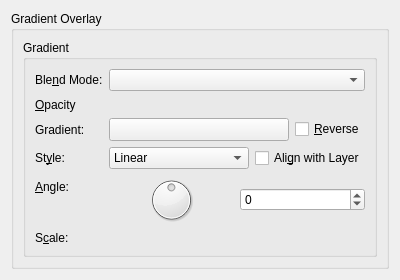
<?xml version="1.0" encoding="UTF-8"?>
<ui version="4.0">
 <class>WdgGradientOverlay</class>
 <widget class="QWidget" name="WdgGradientOverlay">
  <property name="geometry">
   <rect>
    <x>0</x>
    <y>0</y>
    <width>400</width>
    <height>265</height>
   </rect>
  </property>
  <property name="windowTitle">
   <string>Form</string>
  </property>
  <layout class="QGridLayout" name="gridLayout">
   <item row="0" column="0">
    <widget class="QGroupBox" name="groupBox">
     <property name="title">
      <string>Gradient Overlay</string>
     </property>
     <layout class="QVBoxLayout" name="verticalLayout">
      <item>
       <widget class="QGroupBox" name="groupBox_2">
        <property name="title">
         <string>Gradient</string>
        </property>
        <layout class="QFormLayout" name="formLayout">
         <item row="0" column="0">
          <widget class="QLabel" name="label_13">
           <property name="text">
            <string>Ble&amp;nd Mode:</string>
           </property>
           <property name="buddy">
            <cstring>cmbCompositeOp</cstring>
           </property>
          </widget>
         </item>
         <item row="0" column="1">
          <widget class="KisCompositeOpComboBox" name="cmbCompositeOp">
           <property name="sizePolicy">
            <sizepolicy hsizetype="Expanding" vsizetype="Fixed">
             <horstretch>0</horstretch>
             <verstretch>0</verstretch>
            </sizepolicy>
           </property>
           <property name="toolTip">
            <string>Set the blend mode for the layer</string>
           </property>
          </widget>
         </item>
         <item row="1" column="0">
          <widget class="QLabel" name="label_14">
           <property name="text">
            <string>&amp;Opacity</string>
           </property>
           <property name="buddy">
            <cstring>intOpacity</cstring>
           </property>
          </widget>
         </item>
         <item row="1" column="1">
          <widget class="KisSliderSpinBox" name="intOpacity">
           <property name="sizePolicy">
            <sizepolicy hsizetype="Expanding" vsizetype="Minimum">
             <horstretch>0</horstretch>
             <verstretch>0</verstretch>
            </sizepolicy>
           </property>
           <property name="minimumSize">
            <size>
             <width>10</width>
             <height>15</height>
            </size>
           </property>
           <property name="toolTip">
            <string>Set the master opacity for the layer</string>
           </property>
           <property name="whatsThis">
            <string>Adjust the transparency of the layer</string>
           </property>
          </widget>
         </item>
         <item row="2" column="0">
          <widget class="QLabel" name="label_7">
           <property name="text">
            <string>Gradient:</string>
           </property>
           <property name="buddy">
            <cstring>cmbGradient</cstring>
           </property>
          </widget>
         </item>
         <item row="2" column="1">
          <layout class="QHBoxLayout" name="horizontalLayout_3">
           <item>
            <widget class="KisCmbGradient" name="cmbGradient">
             <property name="sizePolicy">
              <sizepolicy hsizetype="Expanding" vsizetype="Fixed">
               <horstretch>11</horstretch>
               <verstretch>0</verstretch>
              </sizepolicy>
             </property>
            </widget>
           </item>
           <item>
            <widget class="QCheckBox" name="chkReverse">
             <property name="text">
              <string>&amp;Reverse</string>
             </property>
            </widget>
           </item>
          </layout>
         </item>
         <item row="3" column="0">
          <widget class="QLabel" name="label_6">
           <property name="text">
            <string>St&amp;yle:</string>
           </property>
           <property name="buddy">
            <cstring>cmbStyle</cstring>
           </property>
          </widget>
         </item>
         <item row="3" column="1">
          <layout class="QHBoxLayout" name="horizontalLayout_4">
           <item>
            <widget class="QComboBox" name="cmbStyle">
             <property name="sizePolicy">
              <sizepolicy hsizetype="Expanding" vsizetype="Fixed">
               <horstretch>0</horstretch>
               <verstretch>0</verstretch>
              </sizepolicy>
             </property>
             <item>
              <property name="text">
               <string>Linear</string>
              </property>
             </item>
             <item>
              <property name="text">
               <string>Radial</string>
              </property>
             </item>
             <item>
              <property name="text">
               <string comment="@item:inlistbox Gradient style">Angle</string>
              </property>
             </item>
             <item>
              <property name="text">
               <string>Reflected</string>
              </property>
             </item>
             <item>
              <property name="text">
               <string>Diamond</string>
              </property>
             </item>
            </widget>
           </item>
           <item>
            <widget class="QCheckBox" name="chkAlignWithLayer">
             <property name="text">
              <string>Ali&amp;gn with Layer</string>
             </property>
            </widget>
           </item>
          </layout>
         </item>
         <item row="4" column="0">
          <widget class="QLabel" name="label_9">
           <property name="text">
            <string>&amp;Angle:</string>
           </property>
           <property name="buddy">
            <cstring>dialAngle</cstring>
           </property>
          </widget>
         </item>
         <item row="4" column="1">
          <layout class="QHBoxLayout" name="horizontalLayout_2">
           <item>
            <widget class="QDial" name="dialAngle">
             <property name="toolTip">
              <string>Set the angle of the light source</string>
             </property>
             <property name="minimum">
              <number>-179</number>
             </property>
             <property name="maximum">
              <number>180</number>
             </property>
             <property name="wrapping">
              <bool>true</bool>
             </property>
            </widget>
           </item>
           <item>
            <widget class="QSpinBox" name="intAngle">
             <property name="minimum">
              <number>-179</number>
             </property>
             <property name="maximum">
              <number>180</number>
             </property>
            </widget>
           </item>
          </layout>
         </item>
         <item row="5" column="0">
          <widget class="QLabel" name="label_8">
           <property name="text">
            <string>S&amp;cale:</string>
           </property>
           <property name="buddy">
            <cstring>intScale</cstring>
           </property>
          </widget>
         </item>
         <item row="5" column="1">
          <widget class="KisSliderSpinBox" name="intScale">
           <property name="sizePolicy">
            <sizepolicy hsizetype="Expanding" vsizetype="Preferred">
             <horstretch>0</horstretch>
             <verstretch>0</verstretch>
            </sizepolicy>
           </property>
           <property name="toolTip">
            <string>Set size of gradation</string>
           </property>
          </widget>
         </item>
        </layout>
        <zorder>label_6</zorder>
        <zorder>intScale</zorder>
        <zorder>label_9</zorder>
        <zorder>label_7</zorder>
        <zorder>label_8</zorder>
        <zorder>cmbCompositeOp</zorder>
        <zorder>intOpacity</zorder>
        <zorder>label_13</zorder>
        <zorder>label_14</zorder>
       </widget>
      </item>
      <item>
       <spacer name="verticalSpacer">
        <property name="orientation">
         <enum>Qt::Vertical</enum>
        </property>
        <property name="sizeHint" stdset="0">
         <size>
          <width>20</width>
          <height>40</height>
         </size>
        </property>
       </spacer>
      </item>
     </layout>
    </widget>
   </item>
  </layout>
 </widget>
 <customwidgets>
  <customwidget>
   <class>KisCompositeOpComboBox</class>
   <extends>QComboBox</extends>
   <header location="global">kis_cmb_composite.h</header>
  </customwidget>
  <customwidget>
   <class>KisSliderSpinBox</class>
   <extends>QWidget</extends>
   <header location="global">kis_slider_spin_box.h</header>
   <container>1</container>
  </customwidget>
  <customwidget>
   <class>KisCmbGradient</class>
   <extends>QToolButton</extends>
   <header>kis_cmb_gradient.h</header>
  </customwidget>
 </customwidgets>
 <resources/>
 <connections/>
</ui>
